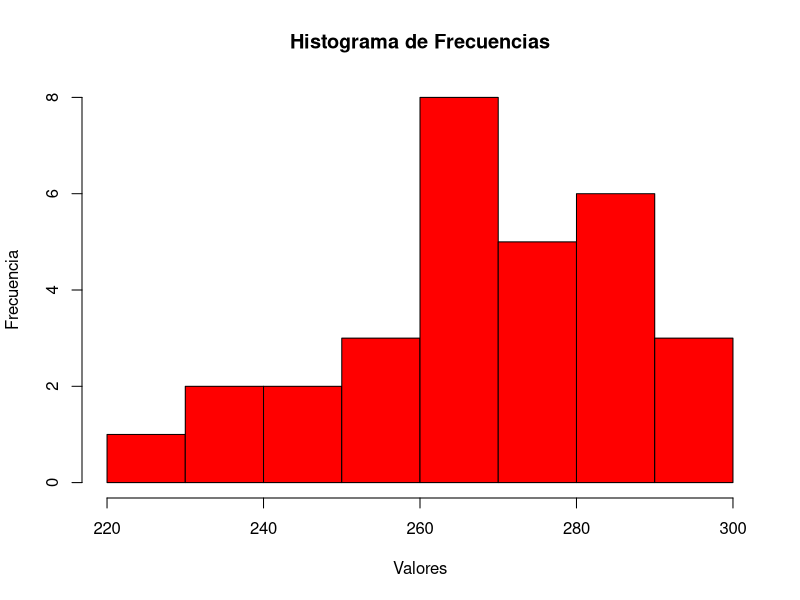

This chart was generated by the following R code:
# 1.Trabajando con vectores e histogramas:
distancia <- c(241.5, 284.4, 220.2, 272.4, 271.1, 268.3,
               291.6, 241.6, 286.1, 285.9, 259.6, 299.6,
               253.1, 239.6, 277.8, 263.8, 267.2, 272.6,
               283.4, 234.5, 260.4, 264.2, 295.1, 276.4,
               263.1, 251.4, 264.0, 269.2, 281.0, 283.2)

hist(distancia, main = 'Histograma de Frecuencias', ylab = 'Frecuencia', xlab = 'Valores', col = 'red')